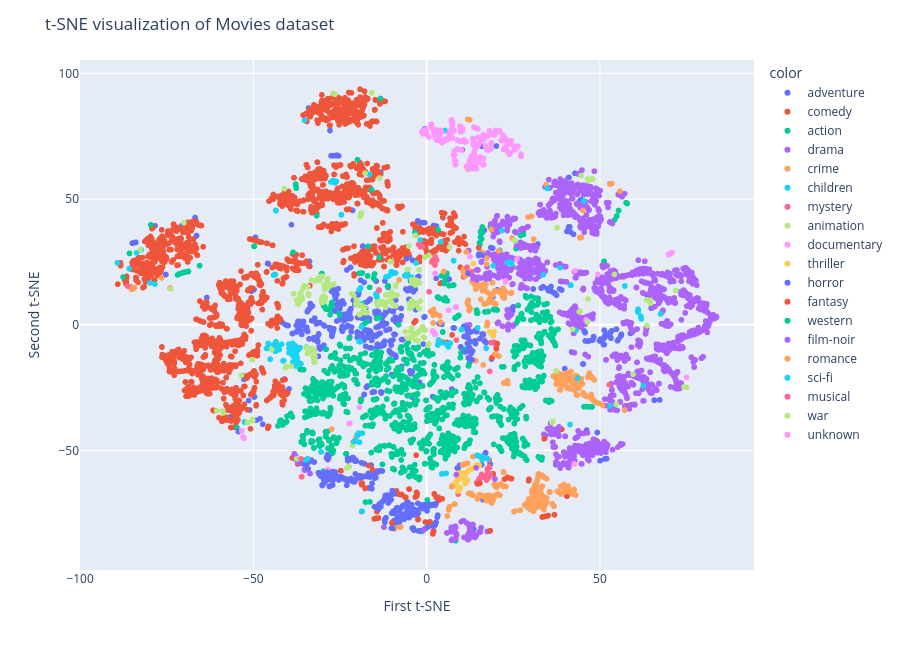

The code cell stored with this chart in its notebook:
### Code cell
genre_labels = movies['genres'].apply(lambda x: x[0] if len(x) > 0 else 'unknown').values

fig = px.scatter(x=features_tsne[:, 0], y=features_tsne[:, 1], color=genre_labels, width=900, height=650)
fig.update_layout(
    title='t-SNE visualization of Movies dataset',
    xaxis_title='First t-SNE',
    yaxis_title='Second t-SNE',
)
fig.show()

### Figure 1 — Plotly figure (JSON) as saved in the notebook; plotly's stock layout.template omitted (floating-point values rounded to 4 significant figures; data arrays with more than 128 entries replaced by an {"elided": "..."} marker saying what was removed)
{"data": [{"hovertemplate": "color=adventure<br>x=%{x}<br>y=%{y}<extra></extra>", "legendgroup": "adventure", "marker": {"color": "#636efa", "symbol": "circle"}, "mode": "markers", "name": "adventure", "showlegend": true, "type": "scattergl", "x": {"elided": "652 float values"}, "xaxis": "x", "y": {"elided": "652 float values"}, "yaxis": "y"}, {"hovertemplate": "color=comedy<br>x=%{x}<br>y=%{y}<extra></extra>", "legendgroup": "comedy", "marker": {"color": "#EF553B", "symbol": "circle"}, "mode": "markers", "name": "comedy", "showlegend": true, "type": "scattergl", "x": {"elided": "2776 float values"}, "xaxis": "x", "y": {"elided": "2776 float values"}, "yaxis": "y"}, {"hovertemplate": "color=action<br>x=%{x}<br>y=%{y}<extra></extra>", "legendgroup": "action", "marker": {"color": "#00cc96", "symbol": "circle"}, "mode": "markers", "name": "action", "showlegend": true, "type": "scattergl", "x": {"elided": "1828 float values"}, "xaxis": "x", "y": {"elided": "1828 float values"}, "yaxis": "y"}, {"hovertemplate": "color=drama<br>x=%{x}<br>y=%{y}<extra></extra>", "legendgroup": "drama", "marker": {"color": "#ab63fa", "symbol": "circle"}, "mode": "markers", "name": "drama", "showlegend": true, "type": "scattergl", "x": {"elided": "2218 float values"}, "xaxis": "x", "y": {"elided": "2218 float values"}, "yaxis": "y"}, {"hovertemplate": "color=crime<br>x=%{x}<br>y=%{y}<extra></extra>", "legendgroup": "crime", "marker": {"color": "#FFA15A", "symbol": "circle"}, "mode": "markers", "name": "crime", "showlegend": true, "type": "scattergl", "x": {"elided": "534 float values"}, "xaxis": "x", "y": {"elided": "534 float values"}, "yaxis": "y"}, {"hovertemplate": "color=children<br>x=%{x}<br>y=%{y}<extra></extra>", "legendgroup": "children", "marker": {"color": "#19d3f3", "symbol": "circle"}, "mode": "markers", "name": "children", "showlegend": true, "type": "scattergl", "x": {"elided": "197 float values"}, "xaxis": "x", "y": {"elided": "197 float values"}, "yaxis": "y"}, {"hovertemplate": "color=mystery<br>x=%{x}<br>y=%{y}<extra></extra>", "legendgroup": "mystery", "marker": {"color": "#FF6692", "symbol": "circle"}, "mode": "markers", "name": "mystery", "showlegend": true, "type": "scattergl", "x": [18.15, 18.22, 15.84, 17.36, 17.36, 18.25, 12.48, 13.04, 15.3, 13.02, 12.58, 15.2, 18.58, 17.64, 16.23, 19.67, 15.68, 18.36, 19.86, -36.1, 19.58, 15.1, -36.04, 17.47, 18.57, 19.68, 15.06, 8.586, 15.85, 17.55, 15.18, 11.69, 14.82, 11.61, 18.36, 19.49, 18.09, 17.91, 18.16, 18.02, 14.42, 17.93, 9.096, 9.121, 18.22, -21.14, 17.38, 17.3], "xaxis": "x", "y": [-56.96, -59.3, -59.54, -59.87, -59.87, -59.31, 20.14, 21.14, -61.46, 21.19, 20.59, -61.33, -7.16, -58.65, -60.5, -7.344, -60.92, -59.33, -7.376, -60.5, -7.181, -61.49, -60.41, -57.41, -7.067, -7.427, -61.94, -6.079, -60.77, -60.6, -61.15, 22.9, -62.19, 22.75, -59.41, -6.989, -56.54, -60.67, -60.18, -53.79, -62.87, -60.79, -67.07, -67.37, -18.55, -46.54, -61.73, -61.82], "yaxis": "y"}, {"hovertemplate": "color=animation<br>x=%{x}<br>y=%{y}<extra></extra>", "legendgroup": "animation", "marker": {"color": "#B6E880", "symbol": "circle"}, "mode": "markers", "name": "animation", "showlegend": true, "type": "scattergl", "x": {"elided": "297 float values"}, "xaxis": "x", "y": {"elided": "297 float values"}, "yaxis": "y"}, {"hovertemplate": "color=documentary<br>x=%{x}<br>y=%{y}<extra></extra>", "legendgroup": "documentary", "marker": {"color": "#FF97FF", "symbol": "circle"}, "mode": "markers", "name": "documentary", "showlegend": true, "type": "scattergl", "x": {"elided": "385 float values"}, "xaxis": "x", "y": {"elided": "385 float values"}, "yaxis": "y"}, {"hovertemplate": "color=thriller<br>x=%{x}<br>y=%{y}<extra></extra>", "legendgroup": "thriller", "marker": {"color": "#FECB52", "symbol": "circle"}, "mode": "markers", "name": "thriller", "showlegend": true, "type": "scattergl", "x": [9.43, 9.373, 8.767, 11.89, 10.08, 12.58, 9.569, 9.05, 10.51, 7.779, 11.94, 12.23, 10.48, 8.336, 10.66, 19.27, 19.09, 19.45, 18.95, 18.15, 13.51, 13.5, 12.84, 10.71, 19.42, 18.39, 9.791, 19.15, 10.86, 9.516, 18.92, 7.926, 9.713, 18.36, 9.559, 8.405, 12.97, 10.05, 12.43, 7.497, 9.173, 10.31, 9.809, 9.34, 8.469, 10.41, 10.88, 8.531, 19.19, 13.3, 9.039, 10.88, 10.11, 11.41, 10.69, 10.7, 9.269, 14.57, 9.501, 14.57, 15.16, 11.44, 14.6, 9.272, 9.272, 11.48, 9.292, 9.292, 9.31, 14.8, 9.641, 11.05, 14.27, 11.22, 9.272, 11.79, 14.63, 15.19, 9.18, 15.19, 11.07, 9.677, 11.55], "xaxis": "x", "y": [-60.16, -60.27, -61.95, -58.1, -59.17, -57.63, -59.55, -60.55, -59.08, -63.98, -58.15, -57.87, -59.24, -63.46, -59.23, -4.353, -3.467, -2.873, -3.166, -2.805, 24.28, 24.3, -57.44, -59.33, -2.825, -3.142, -60.46, -4.012, -59.18, -59.03, -3.792, -64.02, -60.76, -3.099, -60.98, -62.78, -57.34, -60.3, -57.67, -63.79, -59.15, -60.17, -60.84, -61.48, -63.65, -60.27, -59.63, -63.73, -4.279, -57.09, -59.02, -59.63, -61.05, -59.09, -60.36, -60.6, -64.54, -55.87, -64.75, -55.87, -55.85, -61.94, -55.84, -65.72, -65.72, -62.02, -65.75, -65.75, -65.77, -55.83, -64.86, -63.15, -55.85, -62.8, -65.72, -61.8, -55.81, -55.81, -66.25, -55.81, -63.16, -64.89, -62.17], "yaxis": "y"}, {"hovertemplate": "color=horror<br>x=%{x}<br>y=%{y}<extra></extra>", "legendgroup": "horror", "marker": {"color": "#636efa", "symbol": "circle"}, "mode": "markers", "name": "horror", "showlegend": true, "type": "scattergl", "x": {"elided": "468 float values"}, "xaxis": "x", "y": {"elided": "468 float values"}, "yaxis": "y"}, {"hovertemplate": "color=fantasy<br>x=%{x}<br>y=%{y}<extra></extra>", "legendgroup": "fantasy", "marker": {"color": "#EF553B", "symbol": "circle"}, "mode": "markers", "name": "fantasy", "showlegend": true, "type": "scattergl", "x": [-17.71, -18.71, 5.945, -5.998, -6.159, -17.77, 0.7621, -6.236, -81.86, 20.39, -18.82, -24.78, -7.505, -6.165, 4.713, -24.75, -1.901, 9.25, 4.419, -8.009, -7.206, -18.96, -18.58, 33.91, 3.926, -2.43, 15.39, 15.02, -18.76, 4.926, -10.03, 18.38, -0.3542, 0.9721, -15.6, -2.477, -2.522, -3.582, 14.73, -3.638, -3.164, -16.73], "xaxis": "x", "y": [-64.97, -63.27, -7.028, -68.71, -68.6, -65.12, -78.5, -68.53, 14.79, -7.465, -62.91, -58.06, -67.55, -68.62, -6.946, -58.06, 31.14, 29.49, 16.77, -67.43, -67.52, -29.6, -63.04, -45.37, 16.46, -77.37, -63.04, 30.57, -63.65, 36.03, -78.8, -81.94, -78.47, -78.38, -57.7, -77.43, -77.47, 0.8508, -63.31, 0.8664, 1.59, -56.0], "yaxis": "y"}, {"hovertemplate": "color=western<br>x=%{x}<br>y=%{y}<extra></extra>", "legendgroup": "western", "marker": {"color": "#00cc96", "symbol": "circle"}, "mode": "markers", "name": "western", "showlegend": true, "type": "scattergl", "x": [-18.85, -18.84, -18.86, 5.104, 4.343, 5.07, 5.083, 5.043, 4.287, 5.298, 4.474, 4.322, 4.965, 5.102, 5.153, 5.773, 4.684, 5.118, -18.99, 5.837, 4.652, 4.626, -19.08], "xaxis": "x", "y": [-29.81, -29.8, -29.71, 16.4, 19.54, 16.81, 16.92, 16.83, 19.5, 19.06, 19.65, 19.52, 20.05, 16.6, 17.19, 19.55, -2.852, 16.97, -30.24, 20.46, -2.878, -2.89, -30.5], "yaxis": "y"}, {"hovertemplate": "color=film-noir<br>x=%{x}<br>y=%{y}<extra></extra>", "legendgroup": "film-noir", "marker": {"color": "#ab63fa", "symbol": "circle"}, "mode": "markers", "name": "film-noir", "showlegend": true, "type": "scattergl", "x": [8.577, 13.4, 14.86, 13.44, 14.44, 13.49, -0.7634, 14.48, 19.7, 14.48, 15.63, 14.3], "xaxis": "x", "y": [-59.6, 18.37, 18.94, 19.26, 17.89, 19.28, -81.61, 17.84, -61.33, 17.85, 18.57, -56.92], "yaxis": "y"}, {"hovertemplate": "color=romance<br>x=%{x}<br>y=%{y}<extra></extra>", "legendgroup": "romance", "marker": {"color": "#FFA15A", "symbol": "circle"}, "mode": "markers", "name": "romance", "showlegend": true, "type": "scattergl", "x": [1.927, 24.65, 3.753, 2.002, 3.753, 3.749, 2.816, 1.921, -85.17, 10.37, 1.945, 1.867, 3.746, -76.49, 4.894, -84.3, 1.11, -20.39, 7.235, 4.065, 10.44, -84.88, 4.955, 11.82, 1.897, 11.65, 2.234, 7.797, 3.997, 1.897, 2.816, 1.835, 13.37, 10.93, 13.38, 1.947, -84.95, -84.81], "xaxis": "x", "y": [5.02, 34.53, 3.579, 6.087, 3.579, 3.576, 4.215, 5.009, 15.1, -55.78, 4.933, 5.032, 3.573, 18.62, 21.14, 14.75, 5.292, -44.92, -64.43, 1.053, -55.73, 14.81, 21.21, -55.12, 0.7019, -55.2, 4.196, 25.55, 0.8747, 0.6951, 4.215, 4.852, -52.44, -55.43, -52.43, 3.829, 14.39, 14.3], "yaxis": "y"}, {"hovertemplate": "color=sci-fi<br>x=%{x}<br>y=%{y}<extra></extra>", "legendgroup": "sci-fi", "marker": {"color": "#19d3f3", "symbol": "circle"}, "mode": "markers", "name": "sci-fi", "showlegend": true, "type": "scattergl", "x": [5.564, 5.62, 6.306, -20.77, 10.13, -35.02, -19.85, -18.73, 16.4, 4.579, 6.285, 7.797, 7.793, 14.69, 17.17, 7.795, 17.18, 6.678, -35.0, 10.02, 6.186, 6.808, -30.47, -35.05, 15.94, -21.05, 4.39, -20.08, 5.516, -19.02, 4.068, 3.755, 16.15, 14.59, 3.466, -18.63, 15.95, 17.57, 14.7, -19.71, 3.253, 3.328, 16.06, 14.64, -19.87, 15.44, -30.5, 15.64, -34.31, 3.472, 3.755, -20.46, -18.53, 16.05, 3.434, 4.447, -19.91, 16.01, 3.381, 15.31, 15.3], "xaxis": "x", "y": [-59.14, -59.12, -8.055, -46.2, -1.901, -53.76, -43.87, -43.19, -52.61, -59.3, -8.816, 25.5, 25.49, -1.144, -9.328, 25.49, -9.285, -7.244, -53.75, -1.97, -8.141, -7.358, -50.56, -53.78, -52.45, -46.49, -59.33, -43.86, -7.541, -43.15, -7.106, -7.061, -53.17, -51.96, -7.27, -74.23, -52.83, -53.24, -1.149, -43.15, -8.06, -7.287, -53.6, -51.96, -43.91, -52.3, -50.51, -52.54, -53.31, -6.033, -7.061, -46.24, -43.13, -53.62, -7.128, -59.32, -44.01, -53.43, -7.216, -52.27, -52.26], "yaxis": "y"}, {"hovertemplate": "color=musical<br>x=%{x}<br>y=%{y}<extra></extra>", "legendgroup": "musical", "marker": {"color": "#FF6692", "symbol": "circle"}, "mode": "markers", "name": "musical", "showlegend": true, "type": "scattergl", "x": [-1.499, 2.754, 1.549, 1.702, -1.867, 2.44, -13.69, -1.782, 2.92, -36.21, 1.492, 0.7046, 2.384, 2.379, 52.67, 1.599, -86.23, 2.006, -2.309, 2.444, -1.246, -13.75, 0.705], "xaxis": "x", "y": [31.24, 25.84, 25.14, 25.52, 31.4, 27.05, 13.79, 31.08, 25.75, -53.37, 24.98, 13.13, 23.78, 23.76, -23.88, 25.14, 15.35, 25.73, 31.91, 26.9, 31.15, 13.73, 13.14], "yaxis": "y"}, {"hovertemplate": "color=war<br>x=%{x}<br>y=%{y}<extra></extra>", "legendgroup": "war", "marker": {"color": "#B6E880", "symbol": "circle"}, "mode": "markers", "name": "war", "showlegend": true, "type": "scattergl", "x": [25.51, 25.53, 25.33, 46.45], "xaxis": "x", "y": [33.4, 33.39, 33.6, 1.033], "yaxis": "y"}, {"hovertemplate": "color=unknown<br>x=%{x}<br>y=%{y}<extra></extra>", "legendgroup": "unknown", "marker": {"color": "#FF97FF", "symbol": "circle"}, "mode": "markers", "name": "unknown", "showlegend": true, "type": "scattergl", "x": [2.435, -53.35, 2.343, -53.35, -19.39, -22.18, -22.19, 2.418, 2.25, 8.569, -22.36, 2.415, 1.803, 2.248, -19.39, -22.19, 1.729, 1.803, 6.338, 8.384, 8.502, -22.19, 1.804, 6.316, -22.36], "xaxis": "x", "y": [20.45, -42.2, -3.616, -42.2, -32.75, -39.18, -39.19, -3.851, -3.393, 7.065, -39.4, 20.41, -2.573, -3.392, -32.76, -39.19, -2.442, -2.573, 5.745, 6.951, 7.034, -39.2, -2.574, 5.736, -39.4], "yaxis": "y"}], "layout": {"height": 650, "legend": {"title": {"text": "color"}, "tracegroupgap": 0}, "margin": {"t": 60}, "title": {"text": "t-SNE visualization of Movies dataset"}, "width": 900, "xaxis": {"anchor": "y", "domain": [0, 1], "title": {"text": "First t-SNE"}}, "yaxis": {"anchor": "x", "domain": [0, 1], "title": {"text": "Second t-SNE"}}}}
